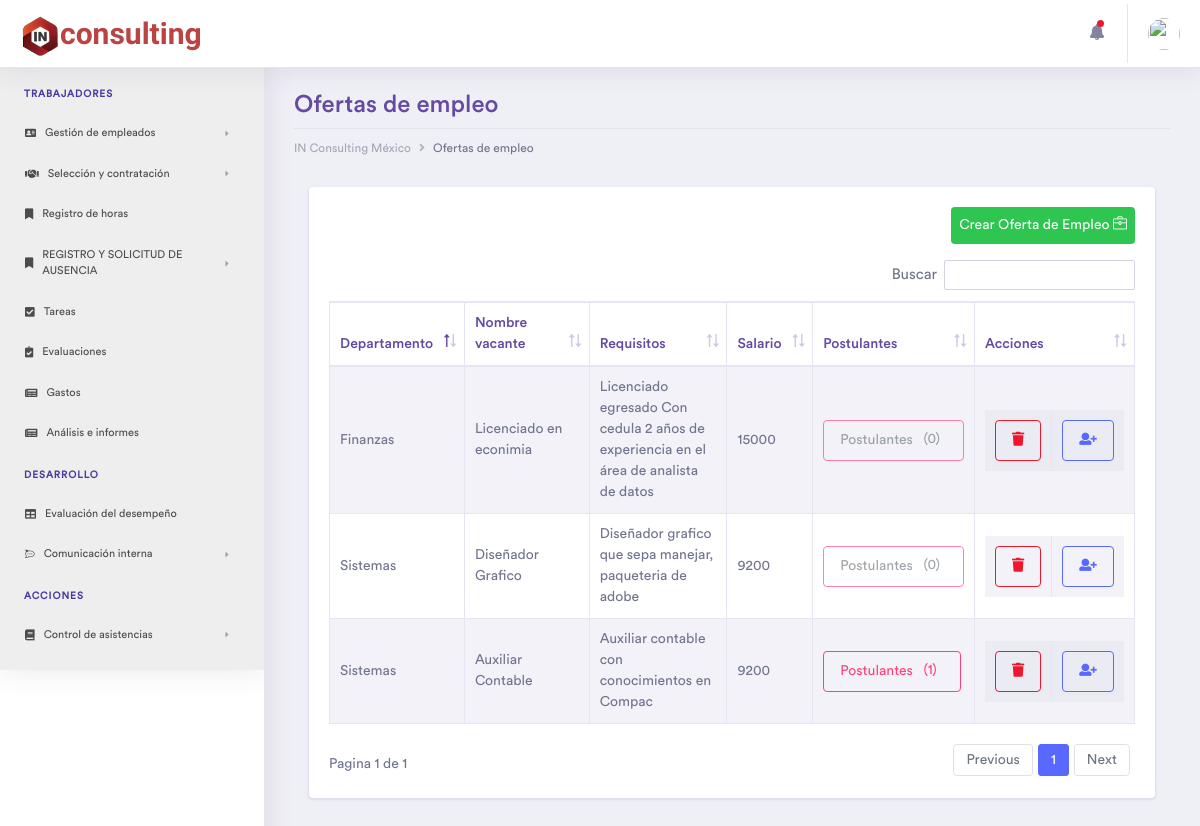
The app's page /Vacantes (signed in) with its own data.
### tables this page shows
CREATE TABLE `vacantes` (
  `idVacantes` int(11) NOT NULL,
  `nameVacante` varchar(45) NOT NULL,
  `salarioVacante` float NOT NULL,
  `requisitos` varchar(255) NOT NULL,
  `Empleados_idEmpleados` int(11) DEFAULT NULL,
  `Departamentos_idDepartamentos` int(11) NOT NULL,
  `status` int(11) NOT NULL DEFAULT 1,
  `color` varchar(7) NOT NULL
);

CREATE TABLE `departamentos` (
  `idDepartamentos` int(11) NOT NULL,
  `nameDepto` varchar(45) NOT NULL,
  `Empleados_idEmpleados` int(11) DEFAULT NULL,
  `status` int(11) NOT NULL DEFAULT 1
);

### controller/plantilla.controlador.php (called while the page is built)
<?php
Class ControladorPlantilla{
	public function ctrTraerPlantilla(){
		include "view/plantilla.php";
	}
}

### index.php (called while the page is built)
<?php
require_once "controller/plantilla.controlador.php";
require_once "controller/formularios.controlador.php";
require_once "model/formularios.modelo.php";
$plantilla = new ControladorPlantilla();
$plantilla -> ctrTraerPlantilla();

### controller/formularios.controlador.php (called while the page is built, shortened)
<?php
class ControladorFormularios{
	static public function ctrVerVacantes($item, $valor){
		$tabla = "vacantes";
		$respuesta = ModeloFormularios::mdlVerTabla($tabla, $item, $valor);
		return $respuesta;
	}
	static public function ctrSumaPostulantes($item, $valor){
		$tabla = "suma";
		$respuesta = ModeloFormularios::mdlVerPostulantes($tabla, $item, $valor);
		return $respuesta;
	}
}

### model/conexion.php (called while the page is built)
<?php
class Conexion{
  static public function conectar(){
    $link = new PDO("mysql:host=localhost;dbname=inrh",
                  "root",
                  "");
    $link->exec("set names utf8");
    return $link;
  }
}

### model/formularios.modelo.php (called while the page is built, shortened)
<?php
require_once "conexion.php";
class ModeloFormularios{
	static public function mdlVerTabla($tabla, $item, $valor){
		if ($item == null && $valor == null) {
			if ($tabla == "puesto") {
				$sql = "SELECT * FROM $tabla
				JOIN empleados ON empleados.idEmpleados = $tabla.Empleados_idEmpleados
				JOIN departamentos ON $tabla.Departamentos_idDepartamentos = departamentos.idDepartamentos
				WHERE $tabla.status = 1;";
			}
			elseif ($tabla == "vacantes") {
				$sql = "SELECT * FROM $tabla
				JOIN departamentos ON $tabla.Departamentos_idDepartamentos = departamentos.idDepartamentos
				WHERE $tabla.status = 1;";
			}
			$stmt = Conexion::conectar()->prepare($sql);
			$stmt->execute();
			return $stmt -> fetchAll();
		}
		else{
			$sql = "SELECT * FROM $tabla WHERE $item = :$item";
			$stmt = Conexion::conectar()->prepare($sql);
			$stmt->bindParam(":".$item, $valor, PDO::PARAM_STR);
			$stmt->execute();
			return $stmt -> fetch();
		}
	}
	static public function mdlVerPostulantes($tabla, $item, $valor){
		if ($item == null && $valor == null) {
			$sql = "SELECT * FROM $tabla
			JOIN Vacantes ON $tabla.Vacantes_idVacantes = Vacantes.idVacantes
			WHERE $tabla.statusPostulante = 1;";
			$stmt = Conexion::conectar()->prepare($sql);
			$stmt->execute();
			return $stmt -> fetchAll();
		}
		elseif ($tabla == "suma") {
			$sql = "SELECT SUM(1) FROM postulantes WHERE statusPostulante = 1 AND $item = :$item;";
			$stmt = Conexion::conectar()->prepare($sql);
			$stmt->bindParam(":".$item, $valor, PDO::PARAM_STR);
			$stmt->execute();
			return $stmt -> fetch();
		}
		elseif ($item == "Vacantes_idVacantes") {
			$sql = "SELECT * FROM $tabla WHERE statusPostulante = 1 AND $item = :$item;";
			$stmt = Conexion::conectar()->prepare($sql);
			$stmt->bindParam(":".$item, $valor, PDO::PARAM_STR);
			$stmt->execute();
			return $stmt -> fetchAll();
		}
		else{
			$sql = "SELECT * FROM $tabla WHERE $item = :$item";
			$stmt = Conexion::conectar()->prepare($sql);
			$stmt->bindParam(":".$item, $valor, PDO::PARAM_STR);
			$stmt->execute();
			return $stmt -> fetch();
		}
	}
}

### view/pages/Vacantes.php (the view, shortened to what this page needs)
<?php $vacantes = ControladorFormularios::ctrVerVacantes(null, null); ?>
<div class="container-fluid dashboard-content ">
	<div class="row">
		<div class="col-xl-12 col-lg-12 col-md-12 col-sm-12 col-12">
			<div class="page-header">
				<h2 class="pageheader-title">Ofertas de empleo</h2>
				<div class="page-breadcrumb">
					<nav aria-label="breadcrumb">
						<ol class="breadcrumb">
							<li class="breadcrumb-item"><a href="Inicio" class="breadcrumb-link">IN Consulting México</a></li>
							<li class="breadcrumb-item active" aria-current="page">Ofertas de empleo</li>
						</ol>
					</nav>
				</div>
			</div>
		</div>
	</div>
	<div class="ecommerce-widget">
		<div class="col-xl-12 col-lg-12 col-md-12 col-sm-12 col-12">
			<div class="card">
				<div class="card-body">
					<a href="Vacantes-CrearVacante" class="btb btn-success p-2 rounded mb-3 float-right animacion">
						Crear Oferta de Empleo <i class="icon-briefcase"></i>
					</a>
					<div class="table-responsive">
						<table id="example" class="table table-striped table-bordered second" style="width:100%">
							<thead>
								<tr>
									<th>Departamento</th>
									<th width="43%">Nombre vacante</th>
									<th width="43%">Requisitos</th>
									<th>Salario</th>
									<th>Postulantes</th>
									<th>Acciones</th>
								</tr>
							</thead>
							<tbody>
								<?php foreach ($vacantes as $key => $vacante): ?>
								<?php $suma = ControladorFormularios::ctrSumaPostulantes('Vacantes_idVacantes', $vacante['idVacantes']); ?>
									<tr>
										<td><?php echo $vacante['nameDepto'] ?></td>
										<td><?php echo $vacante['nameVacante'] ?></td>
										<td><?php echo $vacante['requisitos'] ?></td>
										<td><?php echo $vacante['salarioVacante'] ?></td>
										<td>
											<?php if ($suma[0] >= 1): ?>
											<form action="Vacantes-Postulantes" method="GET">
												<a class="btn btn-outline-secondary rounded" href="Vacantes-Postulantes&Postulantes=<?php echo $vacante['idVacantes'] ?>">
													Postulantes <span class="badge">(<?php if ($suma[0] >=1) { echo $suma[0]; }else{ echo "0";} ?>)</span>
												</a>
											</form>
											<?php else: ?>
											<a class="btn btn-outline-secondary rounded disabled" href="">
												Postulantes <span class="badge">(0)</span>
											</a>
											<?php endif ?>
										</td>
										<td>
											<table>
												<tr>
													<td>
														<form method="POST" action="Vacantes-EliminarVacante">
															<button type="submit" class="btn btn-outline-danger rounded btn-block"><i class="fas fa-trash"></i></button>
														</form>
													</td>
													<td>
														<a class="btn btn-outline-primary rounded" href="Postulacion&vacante=<?php echo $vacante['idVacantes'] ?>">
															<i class="fas fa-user-plus"></i>
														</a>
													</td>
												</tr>
											</table>
										</td>
									</tr>
								<?php endforeach ?>
							</tbody>
						</table>
					</div>
				</div>
			</div>
		</div>
	</div>
</div>

### view/plantilla.php (shortened to what this page needs)
<!doctype html>
<html lang="es">
<head>
	<link rel="stylesheet" href="assets/vendor/bootstrap/css/bootstrap.min.css">
	<link href="assets/vendor/fonts/circular-std/style.css" rel="stylesheet">
	<link rel="stylesheet" href="assets/libs/css/style.css">
	<link rel="stylesheet" href="assets/vendor/fonts/fontawesome/css/fontawesome-all.css">
	<link rel="stylesheet" href="assets/vendor/charts/chartist-bundle/chartist.css">
	<link rel="stylesheet" href="assets/vendor/charts/morris-bundle/morris.css">
	<link rel="stylesheet" href="assets/vendor/fonts/material-design-iconic-font/css/materialdesignicons.min.css">
	<link rel="stylesheet" href="assets/vendor/charts/c3charts/c3.css">
	<link rel="stylesheet" href="assets/vendor/fonts/flag-icon-css/flag-icon.min.css">
	<link rel="stylesheet" type="text/css" href="assets/vendor/datatables/css/dataTables.bootstrap4.css">
	<link rel="stylesheet" type="text/css" href="assets/vendor/datatables/css/buttons.bootstrap4.css">
	<link rel="stylesheet" type="text/css" href="assets/vendor/datatables/css/select.bootstrap4.css">
	<link rel="stylesheet" type="text/css" href="assets/vendor/datatables/css/fixedHeader.bootstrap4.css">
    <link rel="stylesheet" href="assets/vendor/fonts/simple-line-icons/css/simple-line-icons.css">
    <link rel="stylesheet" href="assets/vendor/fonts/themify-icons/themify-icons.css">
	<link href='assets/vendor/full-calendar/css/fullcalendar.css' rel='stylesheet' />
	<link href='assets/vendor/full-calendar/css/fullcalendar.print.css' rel='stylesheet' media='print' />
</head>
<body>
	<?php
	if(isset($_GET["pagina"])){
		if($_GET["pagina"] == "Empleados" ||
			$_GET["pagina"] == "Inicio" ||
			$_GET["pagina"] == "RegistroEmpleados" ||
			$_GET["pagina"] == "InformacionLaboral" ||
			$_GET["pagina"] == "Formacion" ||
			$_GET["pagina"] == "HistorialLaboral" ||
			$_GET["pagina"] == "Departamento" ||
			$_GET["pagina"] == "CrearDepartamentos" ||
			$_GET["pagina"] == "Colaborador" ||
			$_GET["pagina"] == "Foto" ||
			$_GET["pagina"] == "Documento" ||
			$_GET["pagina"] == "EditarDepto" ||
			$_GET["pagina"] == "EliminarDepto" ||
			$_GET["pagina"] == "Puestos" ||
			$_GET["pagina"] == "CrearPuestos" ||
			$_GET["pagina"] == "Vacantes" ||
			$_GET["pagina"] == "Postulantes" ||
			$_GET["pagina"] == "Reuniones" ||
			$_GET["pagina"] == "VerPdf" ||
			$_GET["pagina"] == "somos"
		){
			echo '
		<div class="dashboard-main-wrapper">';
		include "pages/navs/navbar.php";
		include "pages/navs/sidenav.php";
		echo'
		<div class="dashboard-wrapper">
		<div class="dashboard-ecommerce">';
		include "pages/".$_GET["pagina"].".php";
	}elseif ($_GET["pagina"] == "Login" ||
			 $_GET["pagina"] == "Salir"
			) {
		include "pages/Login/".$_GET["pagina"].".php";
	}else{
		include "pages/404-page.html";
	}
	}
?>
</div>
</div>
</div>
</body>
</html>

### view/pages/navs/navbar.php (shortened to what this page needs)
<div class="dashboard-header">
	<nav class="navbar navbar-expand-lg bg-white fixed-top">
		<a class="navbar-brand rambla" href="Inicio"><img src="assets/images/logo.png" width="40px" height="auto">consulting</a>
		<div class="collapse navbar-collapse " id="navbarSupportedContent">
			<ul class="navbar-nav ml-auto navbar-right-top">
				<li class="nav-item dropdown notification">
					<a class="nav-link nav-icons" href="#" id="navbarDropdownMenuLink1" data-toggle="dropdown" aria-haspopup="true" aria-expanded="false"><i class="fas fa-fw fa-bell"></i> <span class="indicator"></span></a>
				</li>
				<li class="nav-item dropdown nav-user">
					<a class="nav-link nav-user-img" href="#" id="navbarDropdownMenuLink2" data-toggle="dropdown" aria-haspopup="true" aria-expanded="false"><img src="assets/images/avatar-1.jpg" alt="" class="user-avatar-md rounded-circle"></a>
				</li>
			</ul>
		</div>
	</nav>
</div>

### view/pages/navs/sidenav.php (shortened to what this page needs)
<div class="nav-left-sidebar">
	<div class="menu-list">
		<nav class="navbar navbar-expand-lg sidebar-dark">
			<div class="collapse navbar-collapse" id="navbarNav">
				<ul class="navbar-nav flex-column">
					<li class="nav-divider">
						Trabajadores
					</li>
					<li class="nav-item">
						<a class="nav-link" href="#" data-toggle="collapse" aria-expanded="false" data-target="#submenu-1" aria-controls="submenu-1"><i class="fas fa-address-card"></i>Gestión de empleados</a>
					</li>
					<li class="nav-item">
						<a class="nav-link" href="#" data-toggle="collapse" aria-expanded="false" data-target="#submenu-2" aria-controls="submenu-2"><i class="fas fa-handshake"></i>Selección y contratación</a>
					</li>
					<li class="nav-item">
						<a class="nav-link" href="Horas"><i class="fas fa-bookmark"></i>Registro de horas</a>
					</li>
					<li class="nav-item">
						<a class="nav-link" href="#" data-toggle="collapse" aria-expanded="false" data-target="#submenu-10" aria-controls="submenu-10"><i class="fas fa-bookmark"></i>REGISTRO Y SOLICITUD DE AUSENCIA</a>
					</li>
					<li class="nav-item">
						<a class="nav-link" href="#"><i class=" fas fa-check-square"></i>Tareas</a>
					</li>
					<li class="nav-item">
						<a class="nav-link" href="#"><i class="fas fa-clipboard-check"></i>Evaluaciones</a>
					</li>
					<li class="nav-item">
						<a class="nav-link" href="#"><i class="fas fa-newspaper"></i>Gastos</a>
					</li>
					<li class="nav-item">
						<a class="nav-link" href="#"><i class="fas fa-newspaper"></i>Análisis e informes</a>
					</li>
					<li class="nav-divider">
						Desarrollo
					</li>
					<li class="nav-item">
						<a class="nav-link" href="Evaluación"><i class="fas fa-table"></i>Evaluación del desempeño</a>
					</li>
					<li class="nav-item">
						<a class="nav-link" href="#" data-toggle="collapse" aria-expanded="false" data-target="#submenu-8" aria-controls="submenu-8"><i class="fab fa-rocketchat"></i>Comunicación interna</a>
					</li>
					<li class="nav-divider">
						Acciones
					</li>
					<li class="nav-item">
						<a class="nav-link" href="#" data-toggle="collapse" aria-expanded="false" data-target="#submenu-11" aria-controls="submenu-11"><i class="fas fa-book"></i>Control de asistencias</a>
					</li>
				</ul>
			</div>
		</nav>
	</div>
</div>

### records on screen
vacantes: Departamentos_idDepartamentos.nameDepto "Sistemas", nameVacante "Diseñador Grafico", requisitos "Diseñador grafico que sepa manejar, paqueteria de adobe", salarioVacante "9200", shows "Postulantes"
vacantes: Departamentos_idDepartamentos.nameDepto "Sistemas", nameVacante "Auxiliar Contable", requisitos "Auxiliar contable con conocimientos en Compac", salarioVacante "9200", suma "1"
vacantes: Departamentos_idDepartamentos.nameDepto "Finanzas", nameVacante "Licenciado en econimia", requisitos "Licenciado egresado Con cedula 2 años de experiencia en el área de analista de datos", salarioVacante "15000", shows "Postulantes"
